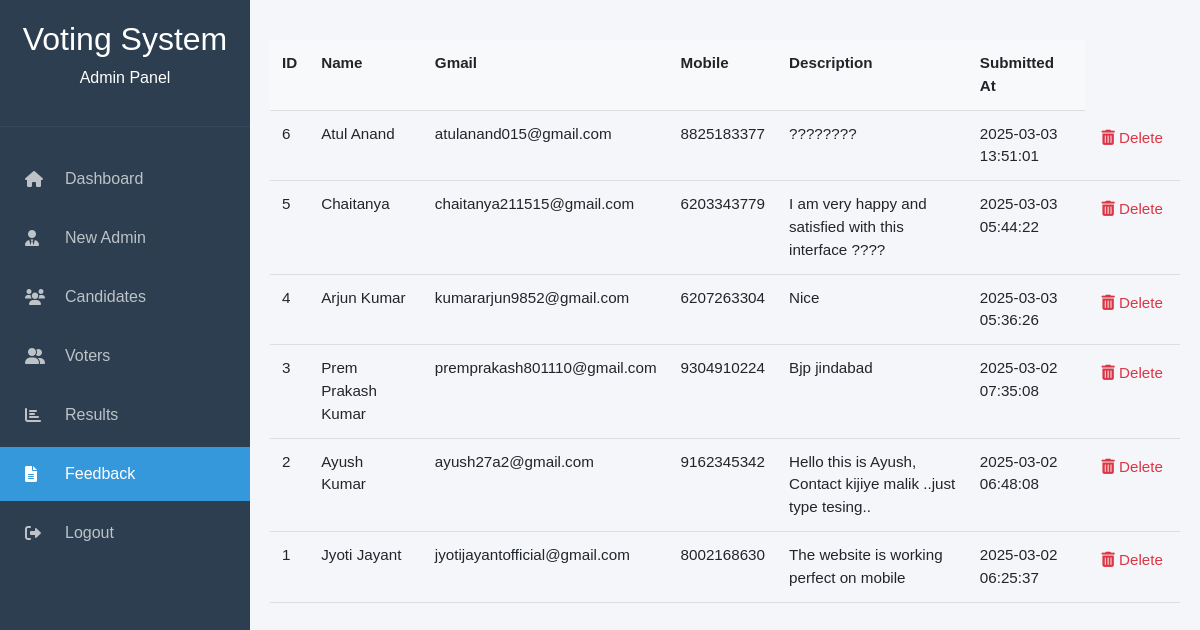
/manage_complaint.php, run on the app's committed database.
### tables this page shows
CREATE TABLE `contacts` (
  `id` int(11) NOT NULL,
  `name` varchar(100) NOT NULL,
  `gmail` varchar(100) NOT NULL,
  `mobile` varchar(20) NOT NULL,
  `description` text NOT NULL,
  `submitted_at` timestamp NOT NULL DEFAULT current_timestamp()
);

### manage_complaint.php (the view, shortened to what this page needs)
<?php
$voters = [];
try {
    $pdo = db_connect();
    $stmt = $pdo->query("SELECT * FROM contacts ORDER BY submitted_at DESC");
    $voters = $stmt->fetchAll(PDO::FETCH_ASSOC);
} catch (Exception $e) {
    $_SESSION['errors'] = ["Fetch failed: " . $e->getMessage()];
}
?>
<!DOCTYPE html>
<html lang="en">
<head>
    <link href="https://cdn.jsdelivr.net/npm/bootstrap@5.1.3/dist/css/bootstrap.min.css" rel="stylesheet">
    <link rel="stylesheet" href="https://cdnjs.cloudflare.com/ajax/libs/font-awesome/6.0.0/css/all.min.css">
    <link rel="stylesheet" href="css/dashboard.css">
</head>
<body>
    <div class="dashboard-container">
        <nav class="sidebar">
            <div class="sidebar-header">
                <h2>Voting System</h2>
                <p>Admin Panel</p>
            </div>
            <ul class="nav-menu">
                <li class="nav-item">
                    <a href="dashboard.php" class="nav-link">
                        <i class="fas fa-home"></i>
                        Dashboard
                    </a>
                </li>
                <li class="nav-item">
                    <a href="create_admin.php" class="nav-link">
                        <i class="fa-solid fa-user-tie"></i>
                        New Admin
                    </a>
                </li>
                <li class="nav-item">
                    <a href="manage_candidates.php" class="nav-link ">
                        <i class="fas fa-users"></i>
                        Candidates
                    </a>
                </li>
                <li class="nav-item">
                    <a href="manage_voters.php" class="nav-link">
                        <i class="fas fa-user-friends"></i>
                        Voters
                    </a>
                </li>
                <li class="nav-item">
                    <a href="manage_results.php" class="nav-link ">
                        <i class="fas fa-chart-bar"></i>
                        Results
                    </a>
                </li>
                <li class="nav-item">
                    <a href="manage_complaint.php" class="nav-link">
                        <i class="fa-solid fa-file-lines"></i>
                        Feedback
                    </a>
                </li>
                <li class="nav-item">
                    <a href="logout.php" class="nav-link">
                        <i class="fas fa-sign-out-alt"></i>
                        Logout
                    </a>
                </li>
            </ul>
        </nav>
        <div class="main-content">
        <table>
            <tr>
                <th>ID</th>
                <th>Name</th>
                <th>Gmail</th>
                <th>Mobile</th>
                <th>Description</th>
                <th>Submitted At</th>
            </tr>
            <?php foreach ($voters as $voter): ?>
                <tr>
                    <td><?= htmlspecialchars($voter['id']) ?></td>
                    <td><?= htmlspecialchars($voter['name']) ?></td>
                    <td><?= htmlspecialchars($voter['gmail']) ?></td>
                    <td><?= htmlspecialchars($voter['mobile']) ?></td>
                    <td><?= htmlspecialchars($voter['description']) ?></td>
                    <td><?= htmlspecialchars($voter['submitted_at']) ?></td>
                    <td class="action-btns">
                        <form method="POST" onsubmit="return confirmDelete('<?= htmlspecialchars($voter['name']) ?>')">
                            <button type="submit" class="delete-btn">
                                <i class="fas fa-trash-alt"></i> Delete
                            </button>
                        </form>
                    </td>
                </tr>
            <?php endforeach; ?>
        </table>
    </div>
</body>
</html>

### css/dashboard.css (style rules this page uses)
* { margin: 0; padding: 0; box-sizing: border-box; font-family: 'Arial', sans-serif; }
body { background-color: #f5f6fa; }
.dashboard-container { display: flex; min-height: 100vh; }
.sidebar { background: #2c3e50; color: white; width: 250px; white-space: nowrap; min-height: 100vh; transition: all 0.3s; }
.sidebar-header { padding: 20px; text-align: center; border-bottom: 1px solid #34495e; }
.nav-menu { list-style: none; padding: 20px 0; }
.nav-item { margin: 5px 0; }
.nav-link { color: #bdc3c7; text-decoration: none; padding: 15px 25px; display: flex; align-items: center; transition: all 0.3s; }
.nav-link.active { background: #3498db; color: white; }
.nav-link i { margin-right: 15px; width: 25px; }
.main-content { flex: 1; padding: 20px; }

### manage_complaint.php (style rules this page uses)
table { width: 100%; border-collapse: collapse; margin-top: 20px; font-size: 0.95rem; }
th, td { padding: 12px; text-align: left; border-bottom: 1px solid #ddd; vertical-align: top; }
th { background-color: #f8f9fa; }
.action-btns { white-space: nowrap; }
.delete-btn { color: #dc3545; background: none; border: none; padding: 5px; cursor: pointer; transition: opacity 0.2s; }
.main-content { flex: 1; padding: 20px; position: relative; overflow-x: auto; }

### data on the page
contacts: id "6", name "Atul Anand", gmail "atulanand015@gmail.com", mobile "8825183377", description "????????", submitted_at "2025-03-03 13:51:01"
contacts: id "5", name "Chaitanya", gmail "chaitanya211515@gmail.com", mobile "6203343779", description "I am very happy and satisfied with this interface ????", submitted_at "2025-03-03 05:44:22"
contacts: id "4", name "Arjun Kumar", gmail "kumararjun9852@gmail.com", mobile "6207263304", description "Nice", submitted_at "2025-03-03 05:36:26"
contacts: id "3", name "Prem Prakash Kumar", gmail "premprakash801110@gmail.com", mobile "9304910224", description "Bjp jindabad", submitted_at "2025-03-02 07:35:08"
contacts: id "2", name "Ayush Kumar", gmail "ayush27a2@gmail.com", mobile "9162345342", description "Hello this is Ayush, Contact kijiye malik ..just type tesing..", submitted_at "2025-03-02 06:48:08"
contacts: id "1", name "Jyoti Jayant", gmail "jyotijayantofficial@gmail.com", mobile "8002168630", description "The website is working perfect on mobile", submitted_at "2025-03-02 06:25:37"
